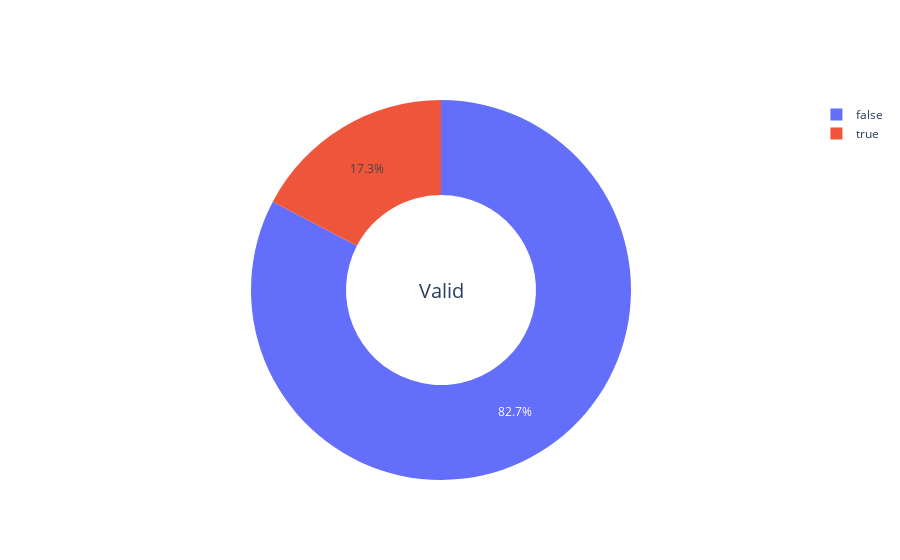

Notebook source saved alongside this figure:
### Code cell
def make_doi_valid_pie_chart_data(doi_store):
    values = doi_store.distinct("valid")
    result = dict()
    for v in values:
        result[v] = doi_store.count(criteria={"valid":v})
    return result
data = make_doi_valid_pie_chart_data(doi_store)
draw_pie_graph(labels = list(data.keys()), values=list(data.values()), name="Valid")

### Figure 1 — Plotly figure (JSON) as saved in the notebook; plotly's stock layout.template omitted (floating-point values rounded to 4 significant figures)
{"data": [{"hole": 0.5, "labels": [false, true], "name": "Valid", "type": "pie", "values": [3441, 720]}], "layout": {"annotations": [{"font": {"size": 20}, "showarrow": false, "text": "Valid"}]}}
